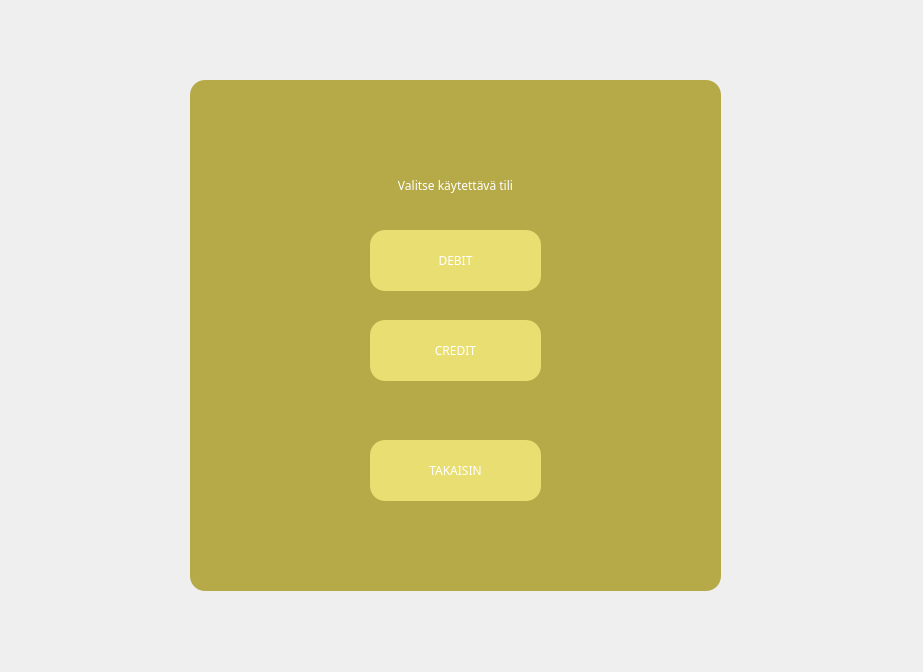
<?xml version="1.0" encoding="UTF-8"?>
<ui version="4.0">
 <class>valitseTili</class>
 <widget class="QDialog" name="valitseTili">
  <property name="geometry">
   <rect>
    <x>0</x>
    <y>0</y>
    <width>923</width>
    <height>672</height>
   </rect>
  </property>
  <property name="windowTitle">
   <string>Dialog</string>
  </property>
  <property name="styleSheet">
   <string notr="true"> *
{
font: century gothic;
color:white;
}
QPushButton
{
background:#e9de72;
border-radius:60px;

}
QPushButton
{
color:;
border-radius:15px;
}
QFrame
{
background:#b5aa47;
border-radius:15px;
}
QTextEdit
{
font: century gothic;
color:white;
}</string>
  </property>
  <widget class="QPushButton" name="btnDebit">
   <property name="geometry">
    <rect>
     <x>370</x>
     <y>230</y>
     <width>171</width>
     <height>61</height>
    </rect>
   </property>
   <property name="font">
    <font>
     <family>gothic</family>
     <weight>50</weight>
     <italic>false</italic>
     <bold>false</bold>
    </font>
   </property>
   <property name="text">
    <string>DEBIT</string>
   </property>
  </widget>
  <widget class="QPushButton" name="btnCredit">
   <property name="geometry">
    <rect>
     <x>370</x>
     <y>320</y>
     <width>171</width>
     <height>61</height>
    </rect>
   </property>
   <property name="font">
    <font>
     <family>gothic</family>
     <weight>50</weight>
     <italic>false</italic>
     <bold>false</bold>
    </font>
   </property>
   <property name="text">
    <string>CREDIT</string>
   </property>
  </widget>
  <widget class="QLabel" name="labelOtsikko">
   <property name="geometry">
    <rect>
     <x>330</x>
     <y>160</y>
     <width>251</width>
     <height>51</height>
    </rect>
   </property>
   <property name="font">
    <font>
     <family>gothic</family>
     <weight>50</weight>
     <italic>false</italic>
     <bold>false</bold>
    </font>
   </property>
   <property name="text">
    <string>Valitse käytettävä tili</string>
   </property>
   <property name="alignment">
    <set>Qt::AlignCenter</set>
   </property>
  </widget>
  <widget class="QPushButton" name="btnTakaisin">
   <property name="geometry">
    <rect>
     <x>370</x>
     <y>440</y>
     <width>171</width>
     <height>61</height>
    </rect>
   </property>
   <property name="font">
    <font>
     <family>gothic</family>
     <weight>50</weight>
     <italic>false</italic>
     <bold>false</bold>
    </font>
   </property>
   <property name="text">
    <string>TAKAISIN</string>
   </property>
  </widget>
  <widget class="QFrame" name="frame">
   <property name="geometry">
    <rect>
     <x>190</x>
     <y>80</y>
     <width>531</width>
     <height>511</height>
    </rect>
   </property>
   <property name="frameShape">
    <enum>QFrame::StyledPanel</enum>
   </property>
   <property name="frameShadow">
    <enum>QFrame::Raised</enum>
   </property>
  </widget>
  <zorder>frame</zorder>
  <zorder>btnDebit</zorder>
  <zorder>btnCredit</zorder>
  <zorder>labelOtsikko</zorder>
  <zorder>btnTakaisin</zorder>
 </widget>
 <resources/>
 <connections/>
</ui>
